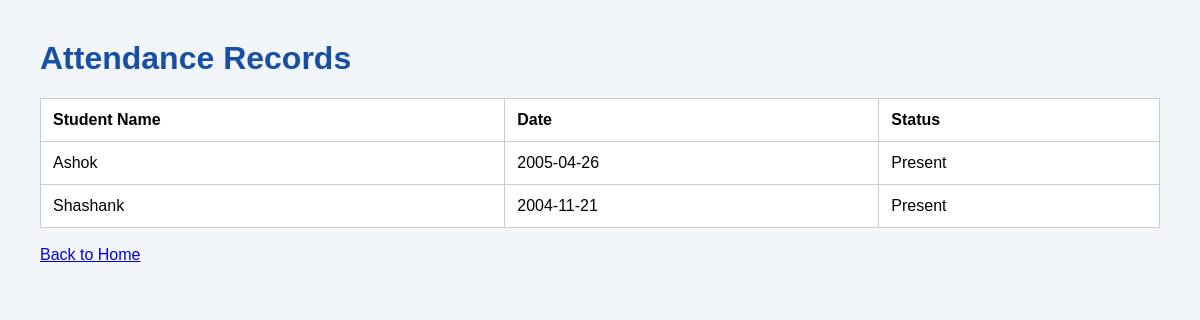
The page /attendance on the database as committed earlier.
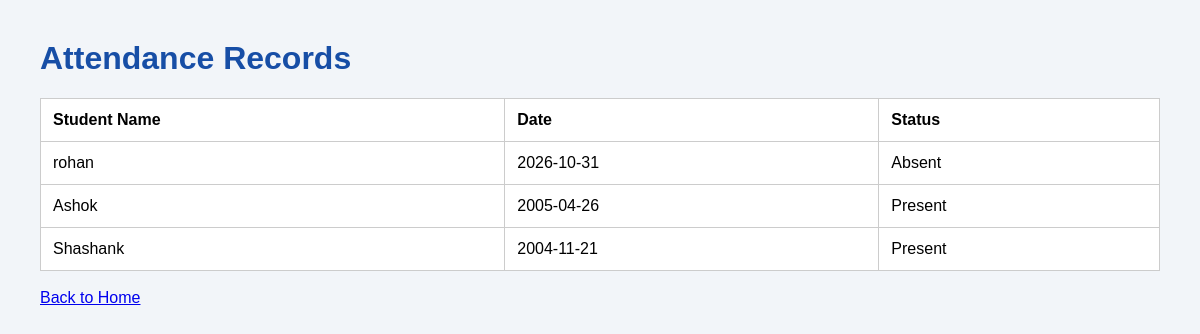
The same page on the database as committed later.
### tables this page shows
CREATE TABLE attendance (
                id INTEGER PRIMARY KEY AUTOINCREMENT,
                student_id INTEGER NOT NULL,
                date TEXT NOT NULL,
                status TEXT NOT NULL,
                UNIQUE(student_id, date)
            );

CREATE TABLE students (
                id INTEGER PRIMARY KEY AUTOINCREMENT,
                name TEXT NOT NULL
            );

### app.py (the view, shortened to what this page needs)
@app.route("/attendance", methods=["GET", "POST"])
def attendance():
    with sqlite3.connect(DATABASE) as conn:
        records = conn.execute("""
            SELECT students.name, attendance.date, attendance.status
            FROM attendance
            JOIN students
              ON students.id = attendance.student_id
            ORDER BY attendance.date DESC
        """).fetchall()
    return render_template(
        "attendance.html",
        records=records
    )

### templates/attendance.html (shortened to what this page needs)
<!DOCTYPE html>
<html>
<head>
    <link rel="stylesheet"
          href="{{ url_for('static', filename='style.css') }}">
</head>
<body>
<h1>Attendance Records</h1>
<table>
    <tr>
        <th>Student Name</th>
        <th>Date</th>
        <th>Status</th>
    </tr>
    {% for record in records %}
    <tr>
        <td>{{ record[0] }}</td>
        <td>{{ record[1] }}</td>
        <td>{{ record[2] }}</td>
    </tr>
    {% else %}
    <tr>
        <td colspan="3">No attendance records found.</td>
    </tr>
    {% endfor %}
</table>
<br>
<a href="/">Back to Home</a>
</body>
</html>

### templates/static/style.css (style rules this page uses)
body { font-family: Arial, sans-serif; margin: 40px; background-color: #f2f5f9; }
h1 { color: #174ea6; }
table { width: 100%; border-collapse: collapse; background-color: white; }
th, td { border: 1px solid #ccc; padding: 12px; text-align: left; }

Rows that differ between the two databases and show on the page:
added attendance: name "rohan", date "2026-10-31", status "Absent"
